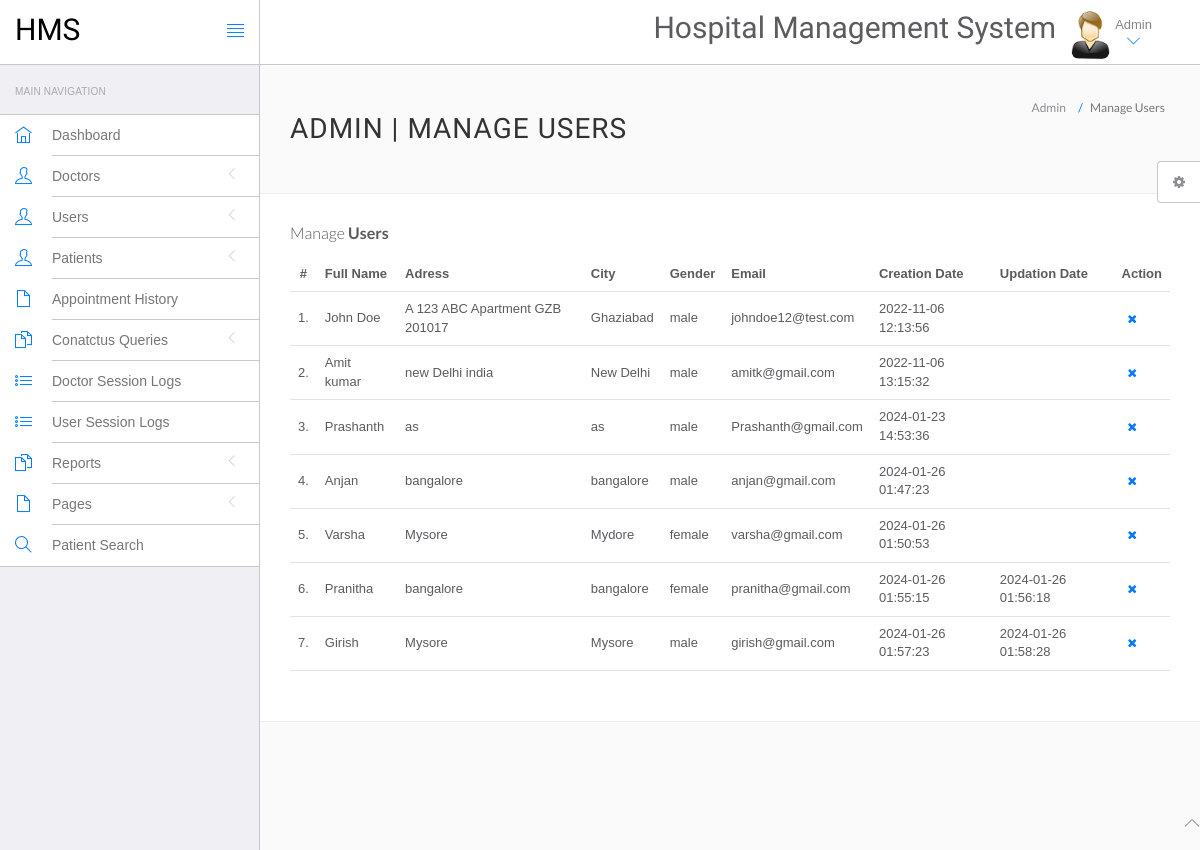
/hospital/hms/admin/manage-users.php (signed in), run on an earlier commit of the app's database.
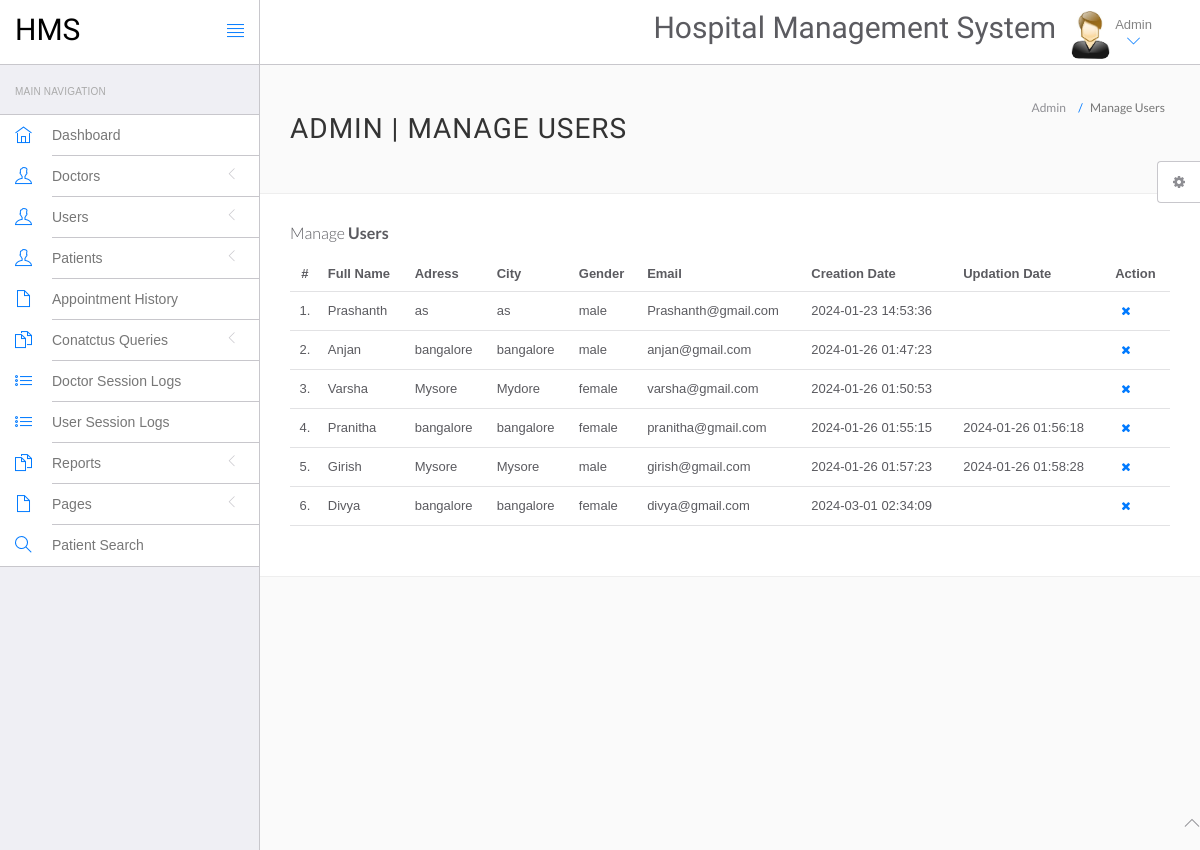
And on a later commit of the database.
### tables this page shows
CREATE TABLE `users` (
  `id` int(11) NOT NULL,
  `fullName` varchar(255) DEFAULT NULL,
  `address` longtext DEFAULT NULL,
  `city` varchar(255) DEFAULT NULL,
  `gender` varchar(255) DEFAULT NULL,
  `email` varchar(255) DEFAULT NULL,
  `password` varchar(255) DEFAULT NULL,
  `regDate` timestamp NULL DEFAULT current_timestamp(),
  `updationDate` timestamp NULL DEFAULT NULL ON UPDATE current_timestamp()
);

### hospital/hms/admin/manage-users.php (the view, shortened to what this page needs)
<?php
include('include/config.php');
if(strlen($_SESSION['id']==0)) {
 header('location:logout.php');
  } else{
?>
<!DOCTYPE html>
<html lang="en">
	<head>
		<link rel="stylesheet" href="vendor/bootstrap/css/bootstrap.min.css">
		<link rel="stylesheet" href="vendor/fontawesome/css/font-awesome.min.css">
		<link rel="stylesheet" href="vendor/themify-icons/themify-icons.min.css">
		<link href="vendor/animate.css/animate.min.css" rel="stylesheet" media="screen">
		<link href="vendor/perfect-scrollbar/perfect-scrollbar.min.css" rel="stylesheet" media="screen">
		<link href="vendor/switchery/switchery.min.css" rel="stylesheet" media="screen">
		<link href="vendor/bootstrap-touchspin/jquery.bootstrap-touchspin.min.css" rel="stylesheet" media="screen">
		<link href="vendor/select2/select2.min.css" rel="stylesheet" media="screen">
		<link href="vendor/bootstrap-datepicker/bootstrap-datepicker3.standalone.min.css" rel="stylesheet" media="screen">
		<link href="vendor/bootstrap-timepicker/bootstrap-timepicker.min.css" rel="stylesheet" media="screen">
		<link rel="stylesheet" href="assets/css/styles.css">
		<link rel="stylesheet" href="assets/css/plugins.css">
		<link rel="stylesheet" href="assets/css/themes/theme-1.css" id="skin_color" />
	</head>
	<body>
		<div id="app">
<?php include('include/sidebar.php');?>
			<div class="app-content">
						<?php include('include/header.php');?>
				<div class="main-content" >
					<div class="wrap-content container" id="container">
						<section id="page-title">
							<div class="row">
								<div class="col-sm-8">
									<h1 class="mainTitle">Admin | Manage Users</h1>
																	</div>
								<ol class="breadcrumb">
									<li>
										<span>Admin</span>
									</li>
									<li class="active">
										<span>Manage Users</span>
									</li>
								</ol>
							</div>
						</section>
						<div class="container-fluid container-fullw bg-white">
									<div class="row">
								<div class="col-md-12">
									<h5 class="over-title margin-bottom-15">Manage <span class="text-bold">Users</span></h5>
									<table class="table table-hover" id="sample-table-1">
										<thead>
											<tr>
												<th class="center">#</th>
												<th>Full Name</th>
												<th class="hidden-xs">Adress</th>
												<th>City</th>
												<th>Gender </th>
												<th>Email </th>
												<th>Creation Date </th>
												<th>Updation Date </th>
												<th>Action</th>
											</tr>
										</thead>
										<tbody>
<?php
$sql=mysqli_query($con,"select * from users");
$cnt=1;
while($row=mysqli_fetch_array($sql))
{
?>
											<tr>
												<td class="center"><?php echo $cnt;?>.</td>
												<td class="hidden-xs"><?php echo $row['fullName'];?></td>
												<td><?php echo $row['address'];?></td>
												<td><?php echo $row['city'];?>
												</td>
												<td><?php echo $row['gender'];?></td>
												<td><?php echo $row['email'];?></td>
												<td><?php echo $row['regDate'];?></td>
												<td><?php echo $row['updationDate'];?>
												</td>
												<td >
												<div class="visible-md visible-lg hidden-sm hidden-xs">
	<a href="manage-users.php?id=<?php echo $row['id']?>&del=delete" onClick="return confirm('Are you sure you want to delete?')"class="btn btn-transparent btn-xs tooltips" tooltip-placement="top" tooltip="Remove"><i class="fa fa-times fa fa-white"></i></a>
												</div>
												</td>
											</tr>
											<?php
$cnt=$cnt+1;
											 }?>
										</tbody>
									</table>
								</div>
							</div>
								</div>
							</div>
						</div>
					</div>
				</div>
	<?php include('include/footer.php');?>
	<?php include('include/setting.php');?>
	</body>
</html>
<?php } ?>

### hospital/hms/admin/include/sidebar.php (shortened to what this page needs)
<div class="sidebar app-aside" id="sidebar">
				<div class="sidebar-container perfect-scrollbar">
<nav>
						<div class="navbar-title">
							<span>Main Navigation</span>
						</div>
						<ul class="main-navigation-menu">
							<li>
								<a href="dashboard.php">
									<div class="item-content">
										<div class="item-media">
											<i class="ti-home"></i>
										</div>
										<div class="item-inner">
											<span class="title"> Dashboard </span>
										</div>
									</div>
								</a>
							</li>
							<li>
								<a href="javascript:void(0)">
									<div class="item-content">
										<div class="item-media">
											<i class="ti-user"></i>
										</div>
										<div class="item-inner">
											<span class="title"> Doctors </span><i class="icon-arrow"></i>
										</div>
									</div>
								</a>
								</li>
				<li>
								<a href="javascript:void(0)">
									<div class="item-content">
										<div class="item-media">
											<i class="ti-user"></i>
										</div>
										<div class="item-inner">
											<span class="title"> Users </span><i class="icon-arrow"></i>
										</div>
									</div>
								</a>
								</li>
								<li>
								<a href="javascript:void(0)">
									<div class="item-content">
										<div class="item-media">
											<i class="ti-user"></i>
										</div>
										<div class="item-inner">
											<span class="title"> Patients </span><i class="icon-arrow"></i>
										</div>
									</div>
								</a>
								</li>
<li>
								<a href="appointment-history.php">
									<div class="item-content">
										<div class="item-media">
											<i class="ti-file"></i>
										</div>
										<div class="item-inner">
											<span class="title"> Appointment History </span>
										</div>
									</div>
								</a>
							</li>
				<li>
								<a href="javascript:void(0)">
									<div class="item-content">
										<div class="item-media">
											<i class="ti-files"></i>
										</div>
										<div class="item-inner">
											<span class="title"> Conatctus Queries </span><i class="icon-arrow"></i>
										</div>
									</div>
								</a>
								</li>
	<li>
								<a href="doctor-logs.php">
									<div class="item-content">
										<div class="item-media">
											<i class="ti-list"></i>
										</div>
										<div class="item-inner">
											<span class="title"> Doctor Session Logs </span>
										</div>
									</div>
								</a>
							</li>
							<li>
								<a href="user-logs.php">
									<div class="item-content">
										<div class="item-media">
											<i class="ti-list"></i>
										</div>
										<div class="item-inner">
											<span class="title"> User Session Logs </span>
										</div>
									</div>
								</a>
							</li>
				<li>
								<a href="javascript:void(0)">
									<div class="item-content">
										<div class="item-media">
											<i class="ti-files"></i>
										</div>
										<div class="item-inner">
											<span class="title"> Reports </span><i class="icon-arrow"></i>
										</div>
									</div>
								</a>
							</li>
				<li>
								<a href="javascript:void(0)">
									<div class="item-content">
										<div class="item-media">
											<i class="ti-file"></i>
										</div>
										<div class="item-inner">
											<span class="title"> Pages </span><i class="icon-arrow"></i>
										</div>
									</div>
								</a>
							</li>
								<li>
								<a href="patient-search.php">
									<div class="item-content">
										<div class="item-media">
											<i class="ti-search"></i>
										</div>
										<div class="item-inner">
											<span class="title"> Patient Search </span>
										</div>
									</div>
								</a>
							</li>
						</ul>
					</nav>
					</div>
			</div>

### hospital/hms/admin/include/header.php (shortened to what this page needs)
<header class="navbar navbar-default navbar-static-top">
					<div class="navbar-header">
						<a class="navbar-brand" href="#">
							<h2 style="padding-top:20%; color:#000 ">HMS</h2>
						</a>
						<a href="#" class="sidebar-toggler pull-right visible-md visible-lg" data-toggle-class="app-sidebar-closed" data-toggle-target="#app">
							<i class="ti-align-justify"></i>
						</a>
					</div>
					<div class="navbar-collapse collapse">
						<ul class="nav navbar-right">
								<li  style="padding-top:2% ">
								<h2>Hospital Management System</h2>
							</li>
							<li class="dropdown current-user">
								<a href class="dropdown-toggle" data-toggle="dropdown">
									<img src="assets/images/images.jpg" > <span class="username">
			Admin
									<i class="ti-angle-down"></i></i></span>
								</a>
							</li>
						</ul>
					</div>
				</header>

### hospital/hms/admin/include/footer.php
<footer>
				<div class="footer-inner">
					<div class="pull-left">
					<span class="text-bold text-uppercase"> Hospital Management System</span>
					</div>
					<div class="pull-right">
						<span class="go-top"><i class="ti-angle-up"></i></span>
					</div>
				</div>
			</footer>

### hospital/hms/admin/include/setting.php (shortened to what this page needs)
<div class="settings panel panel-default hidden-xs hidden-sm" id="settings">
				<button ct-toggle="toggle" data-toggle-class="active" data-toggle-target="#settings" class="btn btn-default">
					<i class="fa fa-spin fa-gear"></i>
				</button>
			</div>

### hospital/hms/admin/assets/css/plugins.css (style rules this page uses)
.perfect-scrollbar { overflow-y: hidden !important; }

### hospital/hms/admin/assets/css/themes/theme-1.css (style rules this page uses)
body { background: #FAFAFA; }
header .navbar-header { background: #ffffff !important; border-right-color: #c8c7cc !important; border-bottom-color: #c8c7cc !important; }
header .navbar-header .sidebar-toggler, header .navbar-header .sidebar-mobile-toggler { color: #007aff !important; }
header .navbar-header .navbar-brand { color: #777 !important; }
header .navbar-collapse { background: #ffffff !important; border-bottom-color: #c8c7cc !important; box-shadow: none !important; }
header .navbar-collapse .navbar-right > li > a { color: #777; }
header .navbar-collapse .navbar-right > li > a i { color: #007aff !important; }
#sidebar { background: #EFEFF4 !important; }
#sidebar:before { border-right-width: "1px" !important; border-right-style: solid; border-right-color: #c8c7cc !important; }
#sidebar nav { border-right-width: "1px" !important; border-right-style: solid; border-right-color: #c8c7cc !important; }
#sidebar nav .navbar-title { color: #aaaaaa; }
#sidebar nav > ul { background: #ffffff !important; border-bottom-color: #c8c7cc !important; border-top-color: #c8c7cc !important; }
#sidebar nav > ul > li > a .item-media > i { color: #007aff !important; }
#sidebar nav > ul > li > a .item-inner { color: #777 !important; border-bottom-color: #c8c7cc; }

What changed in the data, as far as the page shows it:
removed users: fullName "John Doe", address "A 123 ABC Apartment GZB 201017", city "Ghaziabad", gender "male", email "johndoe12@test.com", regDate "2022-11-06 12:13:56"
removed users: fullName "Amit kumar", address "new Delhi india", city "New Delhi", gender "male", email "amitk@gmail.com", regDate "2022-11-06 13:15:32"
added users: fullName "Divya", address "bangalore", city "bangalore", gender "female", email "divya@gmail.com", regDate "2024-03-01 02:34:09"
